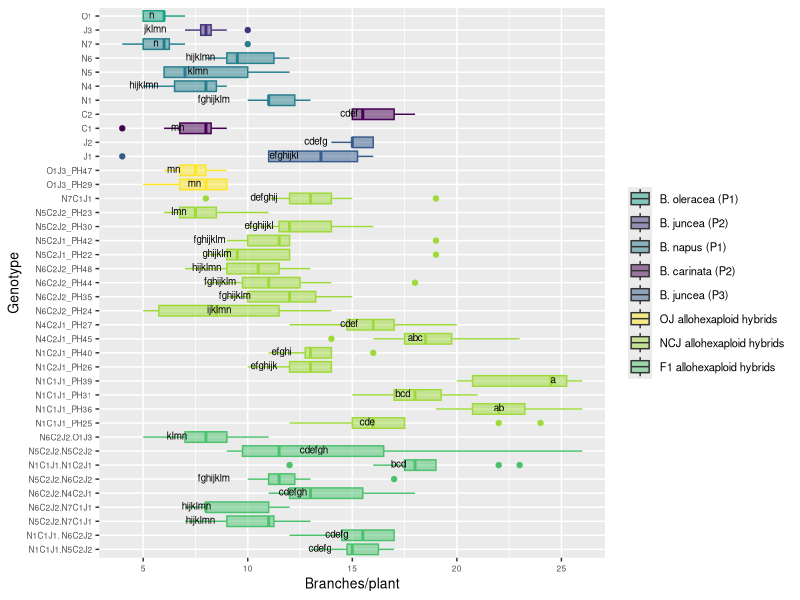

This chart was generated by the following R code:
# Comparison 2XY: Novel allohexaploids

#load packages 
install.packages("multcompView")
install.packages("viridis")
library(viridisLite)
library(viridis)
library(tidyverse)
library(dplyr)
library(ggplot2)
library(ggpubr)
library(datasets)
library(multcompView)


# vollständige Rohdatentabelle laden ######
getwd()
DATA <- read_csv("EPPN raw data complete 220419.csv")
View(DATA)


#drop first column
DATA = DATA[,2:37]
View(DATA)

#Comparison 2XY	einschließlich JO allohexaploids
# Aim: to determine if the NCJ allohexaploids have more similarity to each other than to their parent genotypes 

#### subsetting #####
#IMPORTANT: N5C2J2.N5C2J1_PH43 has only one parent genotype: N5C2J2 (PH30 and PH23), 
# N5C2J1_PH42 wieder drin

comp_2XY4 <- DATA[DATA$Genotype %in% c("N5", "N6", "N1", "N4", "N7","C1", "C2", "J1", "J2", 
                                      "O1", "J3",
                                      
                                      "N6C2J2_PH24", "N6C2J2_PH35", "N6C2J2_PH44", "N6C2J2_PH48", 
                                     "N5C2J1_PH22", "N5C2J1_PH42", "N5C2J2_PH30", "N5C2J2_PH23", "N1C1J1_PH25", "N1C1J1_PH36", 
                                     "N1C1J1_PH31", "N1C1J1_PH39", "N1C2J1_PH26", "N1C2J1_PH40", "N4C2J1_PH45",
                                     "N4C2J1_PH27", "N7C1J1",
                                     "O1J3_PH29", "O1J3_PH47",	
                                     
                                     "N1C1J1.N5C2J2", "N6C2J2.N7C1J1", "N5C2J2.N7C1J1", "N1C1J1. N6C2J2",
                                     "N5C2J2.N6C2J2","N1C1J1.N1C2J1", "N5C2J2.N5C2J2", "N6C2J2.N4C2J1", "N6C2J2.O1J3"), ]
head(comp_2XY4)
View(comp_2XY4)

#create column giving generation###############################################
#N5C2J1_PH42 wieder drin ######################################################## 
comp_2XY4 <- comp_2XY4 %>%
  mutate(Type = case_when(
  Genotype == "O1" ~ "B. oleracea (P1)",
  Genotype == "J3" ~ "B. juncea (P2)",
  Genotype == "N1" ~ "B. napus (P1)",
  Genotype == "N4" ~ "B. napus (P1)",
  Genotype == "N5" ~ "B. napus (P1)",
  Genotype == "N6" ~ "B. napus (P1)",
  Genotype == "N7" ~ "B. napus (P1)",
  Genotype == "C1" ~ "B. carinata (P2)",
  Genotype == "C2" ~ "B. carinata (P2)",
  Genotype == "J1" ~ "B. juncea (P3)",
  Genotype == "J2" ~ "B. juncea (P3)",
  Genotype == "O1J3_PH29" ~ "OJ allohexaploid hybrids",
  Genotype == "O1J3_PH47" ~ "OJ allohexaploid hybrids",
  Genotype == "N5C2J1_PH22" ~ "NCJ allohexaploid hybrids",
  Genotype == "N5C2J1_PH42" ~ "NCJ allohexaploid hybrids",
  Genotype == "N5C2J2_PH23" ~ "NCJ allohexaploid hybrids",
  Genotype == "N6C2J2_PH24" ~ "NCJ allohexaploid hybrids",
  Genotype == "N1C1J1_PH25" ~ "NCJ allohexaploid hybrids",
  Genotype == "N1C2J1_PH26" ~ "NCJ allohexaploid hybrids",
  Genotype == "N4C2J1_PH27" ~ "NCJ allohexaploid hybrids",
  Genotype == "N5C2J2_PH30" ~ "NCJ allohexaploid hybrids",
  Genotype == "N1C1J1_PH31" ~ "NCJ allohexaploid hybrids",
  Genotype == "N6C2J2_PH35" ~ "NCJ allohexaploid hybrids",
  Genotype == "N1C1J1_PH36" ~ "NCJ allohexaploid hybrids",
  Genotype == "N1C1J1_PH39" ~ "NCJ allohexaploid hybrids",
  Genotype == "N1C2J1_PH40" ~ "NCJ allohexaploid hybrids",
  Genotype == "N6C2J2_PH44" ~ "NCJ allohexaploid hybrids",
  Genotype == "N4C2J1_PH45" ~ "NCJ allohexaploid hybrids",
  Genotype == "N6C2J2_PH48" ~ "NCJ allohexaploid hybrids",
  Genotype == "N7C1J1" ~ "NCJ allohexaploid hybrids",
  Genotype == "N1C1J1.N5C2J2" ~ "F1 allohexaploid hybrids",
  Genotype == "N1C1J1.N1C2J1" ~ "F1 allohexaploid hybrids",
  Genotype == "N5C2J2.N7C1J1" ~ "F1 allohexaploid hybrids",
  Genotype == "N5C2J2.N5C2J2" ~ "F1 allohexaploid hybrids",
  Genotype == "N1C1J1. N6C2J2" ~ "F1 allohexaploid hybrids",
  Genotype == "N5C2J2.N6C2J2" ~ "F1 allohexaploid hybrids",
  Genotype == "N6C2J2.O1J3" ~ "F1 allohexaploid hybrids",
  Genotype == "N6C2J2.N4C2J1" ~ "F1 allohexaploid hybrids",
  Genotype == "N6C2J2.N7C1J1" ~ "F1 allohexaploid hybrids"))
view(comp_2XY4)

# ANOVA, Tukey & Boxplot with CLD according to Rosane Rech##########################################################
# loading the appropriate libraries
library(datasets)

#remove previous objects
rm(anova)
rm(tukey)
rm(cld)
rm(Tk)
rm(ANOVA_Tukey_2XY4)

# analysis of variance
anova <- aov(branch_number ~ Genotype, data = comp_2XY4)
summary(anova)

# Tukey's test
tukey <- TukeyHSD(anova)
print(tukey)

# compact letter display
cld <- multcompLetters4(anova, tukey)
print(cld)

# table with factors and 3rd quantile
Tk <- group_by(comp_2XY4, Genotype) %>%
  summarise(mean = round(mean(branch_number, na.rm = TRUE), digits = 1), quant = round(quantile(branch_number, probs = 0.75, na.rm = TRUE), digits = 1)) %>%
  arrange(desc(mean)) #WICHTIG: arrange(desc(mean)) muss hier rein!!!

# extracting the compact letter display and adding to the Tk table
cld <- as.data.frame.list(cld$Genotype)
Tk$cld <- cld$Letters
print(Tk) # print dient der Überprüfung: Mittelwerte und Letter code 
# in der gleichen Reihenfolge angeordnet?


#create column giving generation###############################################
#N5C2J1_PH42 wieder drin ########################################################
ANOVA_Tukey_2XY4 <- Tk %>%
  mutate(Type = case_when(
    Genotype == "O1" ~ "B. oleracea (P1)",
    Genotype == "J3" ~ "B. juncea (P2)",
    Genotype == "N1" ~ "B. napus (P1)",
    Genotype == "N4" ~ "B. napus (P1)",
    Genotype == "N5" ~ "B. napus (P1)",
    Genotype == "N6" ~ "B. napus (P1)",
    Genotype == "N7" ~ "B. napus (P1)",
    Genotype == "C1" ~ "B. carinata (P2)",
    Genotype == "C2" ~ "B. carinata (P2)",
    Genotype == "J1" ~ "B. juncea (P3)",
    Genotype == "J2" ~ "B. juncea (P3)",
    Genotype == "O1J3_PH29" ~ "OJ allohexaploid hybrids",
    Genotype == "O1J3_PH47" ~ "OJ allohexaploid hybrids",
    Genotype == "N5C2J1_PH22" ~ "NCJ allohexaploid hybrids",
    Genotype == "N5C2J1_PH42" ~ "NCJ allohexaploid hybrids",
    Genotype == "N5C2J2_PH23" ~ "NCJ allohexaploid hybrids",
    Genotype == "N6C2J2_PH24" ~ "NCJ allohexaploid hybrids",
    Genotype == "N1C1J1_PH25" ~ "NCJ allohexaploid hybrids",
    Genotype == "N1C2J1_PH26" ~ "NCJ allohexaploid hybrids",
    Genotype == "N4C2J1_PH27" ~ "NCJ allohexaploid hybrids",
    Genotype == "N5C2J2_PH30" ~ "NCJ allohexaploid hybrids",
    Genotype == "N1C1J1_PH31" ~ "NCJ allohexaploid hybrids",
    Genotype == "N6C2J2_PH35" ~ "NCJ allohexaploid hybrids",
    Genotype == "N1C1J1_PH36" ~ "NCJ allohexaploid hybrids",
    Genotype == "N1C1J1_PH39" ~ "NCJ allohexaploid hybrids",
    Genotype == "N1C2J1_PH40" ~ "NCJ allohexaploid hybrids",
    Genotype == "N6C2J2_PH44" ~ "NCJ allohexaploid hybrids",
    Genotype == "N4C2J1_PH45" ~ "NCJ allohexaploid hybrids",
    Genotype == "N6C2J2_PH48" ~ "NCJ allohexaploid hybrids",
    Genotype == "N7C1J1" ~ "NCJ allohexaploid hybrids",
    Genotype == "N1C1J1.N5C2J2" ~ "F1 allohexaploid hybrids",
    Genotype == "N1C1J1.N1C2J1" ~ "F1 allohexaploid hybrids",
    Genotype == "N5C2J2.N7C1J1" ~ "F1 allohexaploid hybrids",
    Genotype == "N5C2J2.N5C2J2" ~ "F1 allohexaploid hybrids",
    Genotype == "N1C1J1. N6C2J2" ~ "F1 allohexaploid hybrids",
    Genotype == "N5C2J2.N6C2J2" ~ "F1 allohexaploid hybrids",
    Genotype == "N6C2J2.O1J3" ~ "F1 allohexaploid hybrids",
    Genotype == "N6C2J2.N4C2J1" ~ "F1 allohexaploid hybrids",
    Genotype == "N6C2J2.N7C1J1" ~ "F1 allohexaploid hybrids"))
view(ANOVA_Tukey_2XY4)


# Reorder factor levels in comp_2XY4
comp_2XY4ord <- comp_2XY4                             
comp_2XY4ord$Genotype <- factor(comp_2XY4ord$Genotype,     
                                levels = c("N1C1J1.N5C2J2", "N1C1J1. N6C2J2", 
                                           "N5C2J2.N7C1J1", "N6C2J2.N7C1J1", "N6C2J2.N4C2J1",
                                           "N5C2J2.N6C2J2", "N1C1J1.N1C2J1","N5C2J2.N5C2J2", 
                                           "N6C2J2.O1J3", 
                                             
                                           "N1C1J1_PH25", "N1C1J1_PH36","N1C1J1_PH31", "N1C1J1_PH39", 
                                           "N1C2J1_PH26", "N1C2J1_PH40", "N4C2J1_PH45","N4C2J1_PH27",
                                           "N6C2J2_PH24", "N6C2J2_PH35", "N6C2J2_PH44", "N6C2J2_PH48", 
                                           "N5C2J1_PH22", "N5C2J1_PH42", "N5C2J2_PH30", "N5C2J2_PH23", 
                                           "N7C1J1",
                                           
                                           "O1J3_PH29", "O1J3_PH47",
                                           
                                           "J1", "J2",  
                                           "C1", "C2",  
                                           "N1", "N4", "N5", "N6", "N7",
                                           "J3",
                                           "O1"))

ANOVA_Tukey_2XY4ord <- ANOVA_Tukey_2XY4
ANOVA_Tukey_2XY4ord$Genotype <- factor(ANOVA_Tukey_2XY4ord$Genotype,     
                                  levels = c("N1C1J1.N5C2J2", "N1C1J1. N6C2J2", 
                                             "N5C2J2.N7C1J1", "N6C2J2.N7C1J1", "N6C2J2.N4C2J1",
                                             "N5C2J2.N6C2J2", "N1C1J1.N1C2J1","N5C2J2.N5C2J2", 
                                             "N6C2J2.O1J3", 
                                             
                                             "N1C1J1_PH25", "N1C1J1_PH36","N1C1J1_PH31", "N1C1J1_PH39", 
                                             "N1C2J1_PH26", "N1C2J1_PH40", "N4C2J1_PH45","N4C2J1_PH27",
                                             "N6C2J2_PH24", "N6C2J2_PH35", "N6C2J2_PH44", "N6C2J2_PH48", 
                                             "N5C2J1_PH22", "N5C2J1_PH42", "N5C2J2_PH30", "N5C2J2_PH23", 
                                             "N7C1J1",
                                             
                                             "O1J3_PH29", "O1J3_PH47",
                                             
                                             "J1", "J2",  
                                             "C1", "C2",  
                                             "N1", "N4", "N5", "N6", "N7",
                                             "J3",
                                             "O1"))


#boxplot branch_number 2XY4
ggplot(comp_2XY4ord, aes(Genotype, branch_number, fill = Type, color = Type)) + 
  geom_boxplot() +
  labs(x="Genotype", y="Branches/plant") +
  geom_text(data = ANOVA_Tukey_2XY4, aes(x = Genotype, y = quant, label = cld), color = "black", size = 2.5, vjust = 0.3, hjust = 3) +
  coord_flip() +
  theme(axis.title = element_text(size = 14),
        legend.text = element_text(size = 8),
        legend.title= element_blank(),
        axis.title.x = element_text(size = 10),
        axis.title.y = element_text(size = 10),
        axis.text.x = element_text(size = 6),
        axis.text.y = element_text(size = 6)) +
  scale_color_viridis(discrete = TRUE, option = "D", direction = 1, alpha = 1, guide = "none") +  #legend removed by guide = "none" 
  scale_fill_viridis(discrete = TRUE, option = "D", direction = 1, alpha = 0.5,
                     breaks=c("B. oleracea (P1)", "B. juncea (P2)", 
                              "B. napus (P1)", "B. carinata (P2)", "B. juncea (P3)", 
                              "OJ allohexaploid hybrids", "NCJ allohexaploid hybrids", "F1 allohexaploid hybrids"),
                     labels=c("B. oleracea (P1)", "B. juncea (P2)", 
                              "B. napus (P1)", "B. carinata (P2)", "B. juncea (P3)", 
                              "OJ allohexaploid hybrids", "NCJ allohexaploid hybrids", "F1 allohexaploid hybrids")) ##reorder legend labels!
